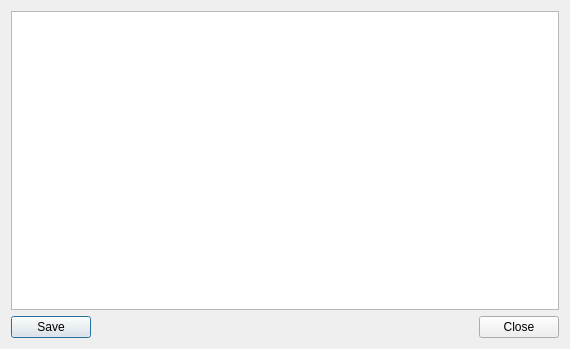
<?xml version="1.0" encoding="UTF-8"?>
<ui version="4.0">
 <class>SimilarityMatrixClasses</class>
 <widget class="QDialog" name="SimilarityMatrixClasses">
  <property name="geometry">
   <rect>
    <x>0</x>
    <y>0</y>
    <width>570</width>
    <height>349</height>
   </rect>
  </property>
  <property name="windowTitle">
   <string>Dialog</string>
  </property>
  <layout class="QGridLayout" name="gridLayout">
   <item row="0" column="0" colspan="3">
    <widget class="QTableWidget" name="ConfusionMatrixtableWidget"/>
   </item>
   <item row="1" column="0">
    <widget class="QPushButton" name="SavepushButton">
     <property name="text">
      <string>Save</string>
     </property>
    </widget>
   </item>
   <item row="1" column="1">
    <spacer name="horizontalSpacer">
     <property name="orientation">
      <enum>Qt::Horizontal</enum>
     </property>
     <property name="sizeHint" stdset="0">
      <size>
       <width>377</width>
       <height>20</height>
      </size>
     </property>
    </spacer>
   </item>
   <item row="1" column="2">
    <widget class="QPushButton" name="ClosepushButton">
     <property name="text">
      <string>Close</string>
     </property>
    </widget>
   </item>
  </layout>
 </widget>
 <tabstops>
  <tabstop>ConfusionMatrixtableWidget</tabstop>
  <tabstop>SavepushButton</tabstop>
  <tabstop>ClosepushButton</tabstop>
 </tabstops>
 <resources/>
 <connections>
  <connection>
   <sender>ClosepushButton</sender>
   <signal>clicked()</signal>
   <receiver>SimilarityMatrixClasses</receiver>
   <slot>close()</slot>
   <hints>
    <hint type="sourcelabel">
     <x>538</x>
     <y>335</y>
    </hint>
    <hint type="destinationlabel">
     <x>450</x>
     <y>332</y>
    </hint>
   </hints>
  </connection>
 </connections>
</ui>
